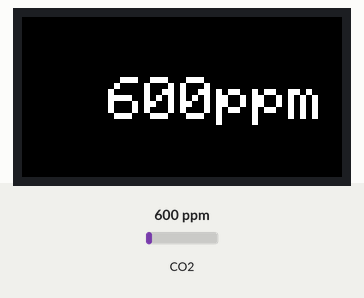
The sketch below on a simulated ESP32. Parts: 160×80 colour display. Inputs (shaded band) come from the test bench; at power-on: CO2 600 ppm.

Above: at 1.3 s.
1.4 s: CO2 set to 452 ppm
At 3.3 s:
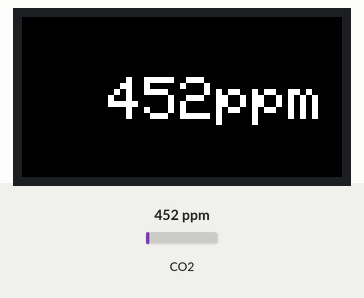
4.1 s: CO2 set to 1050 ppm
At 5.1 s:
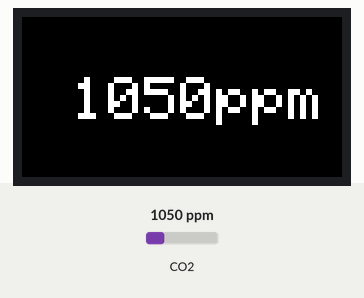
6.8 s: CO2 set to 1700 ppm
At 9.7 s:
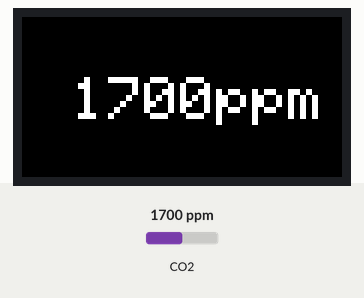
Timing chart, 0 to 11.2 s (numbered marks = the images above; inputs shaded):
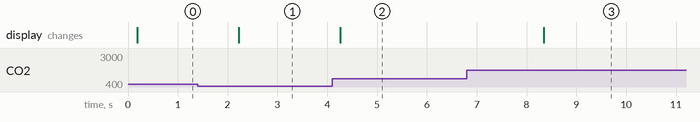

The sketch:

co2hat.ino
```cpp
#include <M5StickC.h>
#include <MHZ19.h>
#include <SoftwareSerial.h>

#define RX_PIN 26
#define TX_PIN 0
#define BAUDRATE 9600
#define DELAY 2000

MHZ19 myMHZ19;
HardwareSerial mySerial(1);

void setup(){
  M5.begin();
  M5.Lcd.setRotation(1);
  M5.Lcd.setTextSize(3);

  mySerial.begin(BAUDRATE, SERIAL_8N1, RX_PIN, TX_PIN);
  myMHZ19.begin(mySerial);
  myMHZ19.autoCalibration();
}

// the loop routine runs over and over again forever
void loop() {
    int CO2 = myMHZ19.getCO2();
    M5.Lcd.fillScreen(TFT_BLACK);
    M5.Lcd.setCursor(25, 30);
    M5.Lcd.printf("%4dppm",CO2);
    delay(DELAY);
}
```

Measured:
- after the input at 1.4 s, the display: changes after 0.83 s (image 1)
- after the input at 4.1 s, the display: changes after 0.16 s (image 2)
- after the input at 6.8 s, the display: changes after 1.5 s (image 3)
